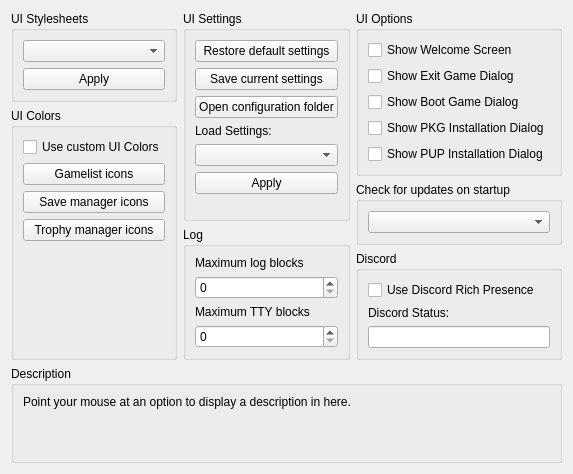
     <widget class="QWidget" name="guiTab">
      <attribute name="title">
       <string>GUI</string>
      </attribute>
      <layout class="QVBoxLayout" name="guiTab_layout">
       <item>
        <layout class="QHBoxLayout" name="guiTabLayout" stretch="1,1,1">
         <item>
          <layout class="QVBoxLayout" name="guiTabLayoutLeft">
           <item>
            <widget class="QGroupBox" name="gb_stylesheets">
             <property name="title">
              <string>UI Stylesheets</string>
             </property>
             <layout class="QVBoxLayout" name="gb_stylesheets_layout">
              <item>
               <widget class="QComboBox" name="combo_stylesheets"/>
              </item>
              <item>
               <widget class="QPushButton" name="pb_apply_stylesheet">
                <property name="text">
                 <string>Apply</string>
                </property>
               </widget>
              </item>
             </layout>
            </widget>
           </item>
           <item>
            <widget class="QGroupBox" name="gb_colors">
             <property name="title">
              <string>UI Colors</string>
             </property>
             <layout class="QVBoxLayout" name="gb_colors_layout">
              <property name="leftMargin">
               <number>9</number>
              </property>
              <property name="topMargin">
               <number>9</number>
              </property>
              <property name="rightMargin">
               <number>9</number>
              </property>
              <property name="bottomMargin">
               <number>9</number>
              </property>
              <item>
               <widget class="QCheckBox" name="cb_custom_colors">
                <property name="text">
                 <string>Use custom UI Colors</string>
                </property>
               </widget>
              </item>
              <item>
               <widget class="QPushButton" name="pb_gl_icon_color">
                <property name="text">
                 <string>Gamelist icons</string>
                </property>
               </widget>
              </item>
              <item>
               <widget class="QPushButton" name="pb_sd_icon_color">
                <property name="text">
                 <string>Save manager icons</string>
                </property>
               </widget>
              </item>
              <item>
               <widget class="QPushButton" name="pb_tr_icon_color">
                <property name="text">
                 <string>Trophy manager icons</string>
                </property>
               </widget>
              </item>
              <item>
               <spacer name="guiTabSpacerLeft">
                <property name="orientation">
                 <enum>Qt::Vertical</enum>
                </property>
                <property name="sizeType">
                 <enum>QSizePolicy::MinimumExpanding</enum>
                </property>
                <property name="sizeHint" stdset="0">
                 <size>
                  <width>0</width>
                  <height>0</height>
                 </size>
                </property>
               </spacer>
              </item>
             </layout>
            </widget>
           </item>
          </layout>
         </item>
         <item>
          <layout class="QVBoxLayout" name="guiTabLayoutMiddle">
           <item>
            <widget class="QGroupBox" name="gb_settings">
             <property name="title">
              <string>UI Settings</string>
             </property>
             <layout class="QVBoxLayout" name="gb_settings_layout">
              <item>
               <widget class="QPushButton" name="pb_reset_default">
                <property name="text">
                 <string>Restore default settings</string>
                </property>
               </widget>
              </item>
              <item>
               <widget class="QPushButton" name="pb_backup_config">
                <property name="text">
                 <string>Save current settings</string>
                </property>
               </widget>
              </item>
              <item>
               <widget class="QPushButton" name="pb_open_folder">
                <property name="text">
                 <string>Open configuration folder</string>
                </property>
               </widget>
              </item>
              <item>
               <widget class="QLabel" name="label">
                <property name="text">
                 <string>Load Settings:</string>
                </property>
               </widget>
              </item>
              <item>
               <widget class="QComboBox" name="combo_configs"/>
              </item>
              <item>
               <widget class="QPushButton" name="pb_apply_config">
                <property name="text">
                 <string>Apply</string>
                </property>
               </widget>
              </item>
              <item>
               <spacer name="guiTabSpacerMiddle">
                <property name="orientation">
                 <enum>Qt::Vertical</enum>
                </property>
                <property name="sizeType">
                 <enum>QSizePolicy::MinimumExpanding</enum>
                </property>
                <property name="sizeHint" stdset="0">
                 <size>
                  <width>0</width>
                  <height>0</height>
                 </size>
                </property>
               </spacer>
              </item>
             </layout>
            </widget>
           </item>
           <item>
            <widget class="QGroupBox" name="gb_log">
             <property name="title">
              <string>Log</string>
             </property>
             <layout class="QVBoxLayout" name="gb_log_layout">
              <item>
               <widget class="QWidget" name="log_limit" native="true">
                <property name="sizePolicy">
                 <sizepolicy hsizetype="Minimum" vsizetype="Minimum">
                  <horstretch>0</horstretch>
                  <verstretch>0</verstretch>
                 </sizepolicy>
                </property>
                <layout class="QVBoxLayout" name="layout_log_limit">
                 <property name="leftMargin">
                  <number>0</number>
                 </property>
                 <property name="topMargin">
                  <number>0</number>
                 </property>
                 <property name="rightMargin">
                  <number>0</number>
                 </property>
                 <property name="bottomMargin">
                  <number>0</number>
                 </property>
                 <item>
                  <widget class="QLabel" name="label_log_limit">
                   <property name="text">
                    <string>Maximum log blocks</string>
                   </property>
                  </widget>
                 </item>
                 <item>
                  <widget class="QSpinBox" name="spinbox_log_limit">
                   <property name="minimum">
                    <number>0</number>
                   </property>
                   <property name="maximum">
                    <number>999999999</number>
                   </property>
                  </widget>
                 </item>
                </layout>
               </widget>
              </item>
              <item>
               <widget class="QWidget" name="tty_limit" native="true">
                <layout class="QVBoxLayout" name="layout_tty_limit">
                 <property name="leftMargin">
                  <number>0</number>
                 </property>
                 <property name="topMargin">
                  <number>0</number>
                 </property>
                 <property name="rightMargin">
                  <number>0</number>
                 </property>
                 <property name="bottomMargin">
                  <number>0</number>
                 </property>
                 <item>
                  <widget class="QLabel" name="label_tty_limit">
                   <property name="text">
                    <string>Maximum TTY blocks</string>
                   </property>
                  </widget>
                 </item>
                 <item>
                  <widget class="QSpinBox" name="spinbox_tty_limit">
                   <property name="maximum">
                    <number>999999999</number>
                   </property>
                  </widget>
                 </item>
                </layout>
               </widget>
              </item>
             </layout>
            </widget>
           </item>
          </layout>
         </item>
         <item>
          <layout class="QVBoxLayout" name="guiTabLayoutRight">
           <item>
            <widget class="QGroupBox" name="gb_gui_options">
             <property name="title">
              <string>UI Options</string>
             </property>
             <layout class="QVBoxLayout" name="gb_gui_options_layout">
              <item>
               <widget class="QCheckBox" name="cb_show_welcome">
                <property name="text">
                 <string>Show Welcome Screen</string>
                </property>
               </widget>
              </item>
              <item>
               <widget class="QCheckBox" name="cb_show_exit_game">
                <property name="text">
                 <string>Show Exit Game Dialog</string>
                </property>
               </widget>
              </item>
              <item>
               <widget class="QCheckBox" name="cb_show_boot_game">
                <property name="text">
                 <string>Show Boot Game Dialog</string>
                </property>
               </widget>
              </item>
              <item>
               <widget class="QCheckBox" name="cb_show_pkg_install">
                <property name="text">
                 <string>Show PKG Installation Dialog</string>
                </property>
               </widget>
              </item>
              <item>
               <widget class="QCheckBox" name="cb_show_pup_install">
                <property name="text">
                 <string>Show PUP Installation Dialog</string>
                </property>
               </widget>
              </item>
              <item>
               <spacer name="guiTabSpacerRight">
                <property name="orientation">
                 <enum>Qt::Vertical</enum>
                </property>
                <property name="sizeType">
                 <enum>QSizePolicy::MinimumExpanding</enum>
                </property>
                <property name="sizeHint" stdset="0">
                 <size>
                  <width>0</width>
                  <height>0</height>
                 </size>
                </property>
               </spacer>
              </item>
             </layout>
            </widget>
           </item>
           <item>
            <widget class="QGroupBox" name="gb_updates">
             <property name="title">
              <string>Check for updates on startup</string>
             </property>
             <layout class="QVBoxLayout" name="layout_gb_updates">
              <item>
               <widget class="QComboBox" name="combo_updates"/>
              </item>
             </layout>
            </widget>
           </item>
           <item>
            <widget class="QGroupBox" name="gb_discord">
             <property name="title">
              <string>Discord</string>
             </property>
             <layout class="QVBoxLayout" name="gb_discord_layout">
              <item>
               <widget class="QCheckBox" name="useRichPresence">
                <property name="text">
                 <string>Use Discord Rich Presence</string>
                </property>
               </widget>
              </item>
              <item>
               <widget class="QLabel" name="label_discordState">
                <property name="text">
                 <string>Discord Status:</string>
                </property>
               </widget>
              </item>
              <item>
               <widget class="QLineEdit" name="discordState">
                <property name="sizePolicy">
                 <sizepolicy hsizetype="MinimumExpanding" vsizetype="Fixed">
                  <horstretch>0</horstretch>
                  <verstretch>0</verstretch>
                 </sizepolicy>
                </property>
                <property name="maxLength">
                 <number>128</number>
                </property>
               </widget>
              </item>
             </layout>
            </widget>
           </item>
          </layout>
         </item>
        </layout>
       </item>
       <item>
        <spacer name="guiTabSpacer">
         <property name="orientation">
          <enum>Qt::Vertical</enum>
         </property>
         <property name="sizeType">
          <enum>QSizePolicy::MinimumExpanding</enum>
         </property>
         <property name="sizeHint" stdset="0">
          <size>
           <width>0</width>
           <height>0</height>
          </size>
         </property>
        </spacer>
       </item>
       <item>
        <widget class="QGroupBox" name="gb_description_gui">
         <property name="title">
          <string>Description</string>
         </property>
         <layout class="QVBoxLayout" name="gb_description_gui_layout">
          <item>
           <widget class="QLabel" name="description_gui">
            <property name="text">
             <string>Point your mouse at an option to display a description in here.


</string>
            </property>
            <property name="textFormat">
             <enum>Qt::PlainText</enum>
            </property>
            <property name="alignment">
             <set>Qt::AlignLeading|Qt::AlignLeft|Qt::AlignTop</set>
            </property>
            <property name="wordWrap">
             <bool>true</bool>
            </property>
           </widget>
          </item>
         </layout>
        </widget>
       </item>
      </layout>
     </widget>
